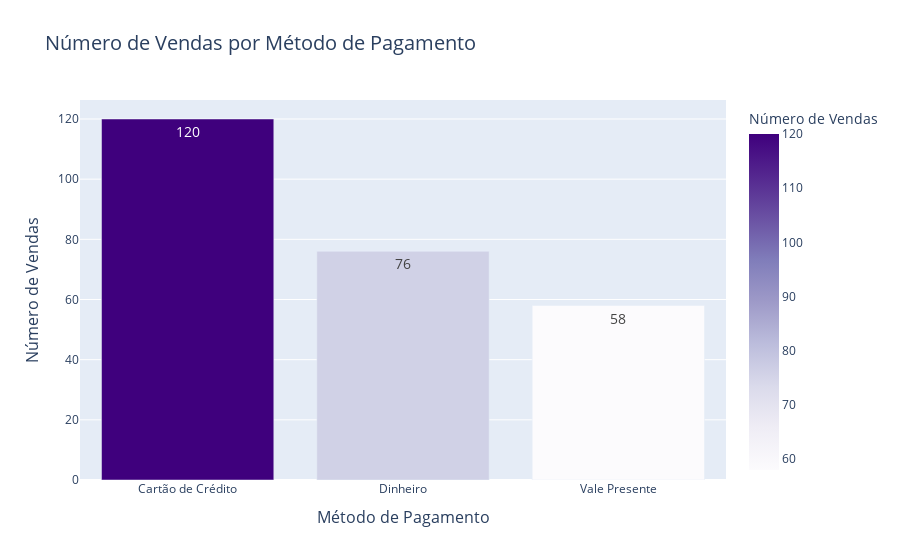

Notebook code for this chart:
### Code cell
# Contar número de vendas por método de pagamento
vendas_por_pagamento = df['Método de Pagamento'].value_counts().reset_index()
vendas_por_pagamento.columns = ['Método de Pagamento', 'Número de Vendas']

# Criar gráfico de barras com gradiente rosa/roxo
fig = px.bar(
    vendas_por_pagamento,
    x='Método de Pagamento',
    y='Número de Vendas',
    title='Número de Vendas por Método de Pagamento',
    labels={'Método de Pagamento': 'Método de Pagamento', 'Número de Vendas': 'Número de Vendas'},
    text=vendas_por_pagamento['Número de Vendas'].apply(lambda x: f"{x}"),  # valor no topo
    color='Número de Vendas',
    color_continuous_scale='Purples'
)

# Aumentar tamanho dos labels e título
fig.update_layout(
    xaxis_title_font=dict(size=16),
    yaxis_title_font=dict(size=16),
    title_font=dict(size=20)
)

# Aumentar o texto no topo das barras
fig.update_traces(textfont_size=14)

fig.show()

### Figure 1 — Plotly figure (JSON) as saved in the notebook; plotly's stock layout.template omitted (floating-point values rounded to 4 significant figures)
{"data": [{"alignmentgroup": "True", "hovertemplate": "Método de Pagamento=%{x}<br>Número de Vendas=%{marker.color}<br>text=%{text}<extra></extra>", "legendgroup": "", "marker": {"color": [120, 76, 58], "coloraxis": "coloraxis", "pattern": {"shape": ""}}, "name": "", "offsetgroup": "", "orientation": "v", "showlegend": false, "text": ["120", "76", "58"], "textfont": {"size": 14}, "textposition": "auto", "type": "bar", "x": ["Cartão de Crédito", "Dinheiro", "Vale Presente"], "xaxis": "x", "y": [120, 76, 58], "yaxis": "y"}], "layout": {"barmode": "relative", "coloraxis": {"colorbar": {"title": {"text": "Número de Vendas"}}, "colorscale": [[0, "rgb(252,251,253)"], [0.125, "rgb(239,237,245)"], [0.25, "rgb(218,218,235)"], [0.375, "rgb(188,189,220)"], [0.5, "rgb(158,154,200)"], [0.625, "rgb(128,125,186)"], [0.75, "rgb(106,81,163)"], [0.875, "rgb(84,39,143)"], [1, "rgb(63,0,125)"]]}, "legend": {"tracegroupgap": 0}, "title": {"font": {"size": 20}, "text": "Número de Vendas por Método de Pagamento"}, "xaxis": {"anchor": "y", "domain": [0, 1], "title": {"font": {"size": 16}, "text": "Método de Pagamento"}}, "yaxis": {"anchor": "x", "domain": [0, 1], "title": {"font": {"size": 16}, "text": "Número de Vendas"}}}}
